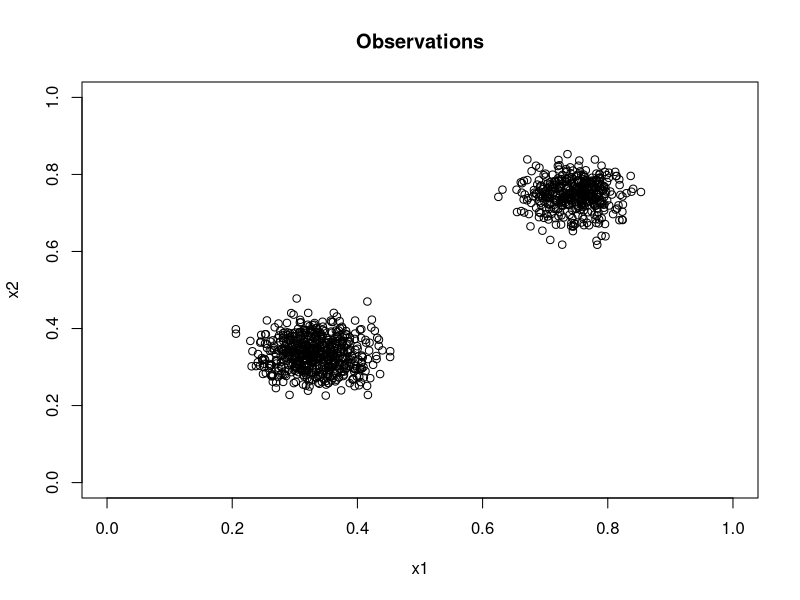

R code for this plot: (Note: this script raises an error after producing the figure.)
#Generate the data
set.seed(10)
n = 1000
d=2
data = matrix(NA, nrow=n, ncol=d)

for(i in 1:n){
  u = runif(1)
  if(u < 0.6){
    for(k in 1:2){
      data[i,k] = rbeta(1,40,80)
    }
  }else{
    for(k in 1:2){
      data[i,k] = rbeta(1,90,30)
    }
  }
}

plot(data[,1], data[,2], xlab = "x1", ylab = "x2", xlim=c(0,1), ylim=c(0,1), main = "Observations")

#Make the grid points
x.grid = seq(0.005,0.995,by=0.01)
y.grid = seq(0.005,0.995,by=0.01)
grid.points = as.matrix(expand.grid(x.grid,y.grid))

out = boosting(data = data, #Data matrix
         grid.points = grid.points, #Grid points used to compute the predictive density
         max.resol = 5, #Maximum resolution
         n.particle = 100, #Number of particles
         n.grid.L = 32-1, #Number of grid points for the L's prior
         c = 0.1, #Lerning rate
         n.trees = 50, #The number of trees
         out.pred.scores = FALSE, #If TRUE, output the predictive scores
         out.for.simulation = TRUE #If TRUE, output the results necessary for simulation
)

#Visualize the estimated density function
library(ggplot2)
library(viridis)

densities.df = data.frame(x1=grid.points[,1],x2=grid.points[,2],density = out$densities)
print(ggplot() + geom_tile(data = densities.df, aes(x=x1, y=x2, fill=density)) + scale_fill_viridis(discrete=FALSE) + ggtitle("Estimated density"))


#Simulate from the estimated distribution
simulated.data = simulation(out$result.for.simulation, #The information of the measures obtained in the FS algorithm
            1000 #The size of the simulated data
           )

plot(simulated.data[,1], simulated.data[,2], xlim = c(0,1), ylim = c(0,1),xlab="x1",ylab="x2", main="Simulated data")
